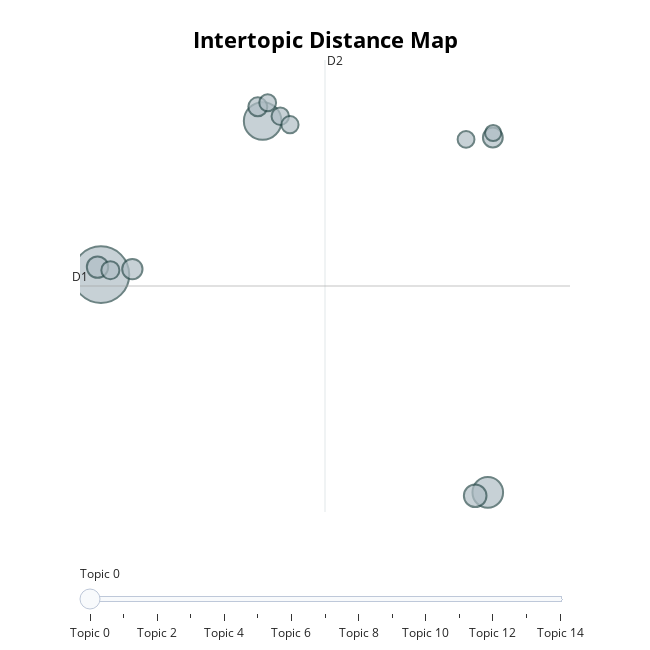

Here is the notebook cell this chart was saved with:
### Code cell
model.visualize_topics()

### Figure 1 — Plotly figure (JSON) as saved in the notebook; plotly's stock layout.template omitted (floating-point values rounded to 4 significant figures)
{"data": [{"customdata": [[0, "la | que | el | es | muy", 294], [1, "love | great | watch | works | product", 130], [2, "watch | heart | blood | blood pressure | pressure", 86], [3, "watch | sleep | use | phone | battery", 47], [4, "watch | phone | apps | app | easy", 42], [5, "s3 | frontier | gear | watch | better", 38], [6, "gift | loves | battery | watch | battery life", 36], [7, "band | wrist | watch | sweat | like", 33], [8, "na |  |  |  | ", 30], [9, "galaxy | watch | galaxy watch | google | samsung", 30], [10, "perfect | perfect good | just perfect | fantastic | good 1010", 28], [11, "use | easy | use everyday | use use | simple set", 27], [12, "lte | battery | watch | samsung | life", 26], [13, "health | lots | great | tracker | use", 26], [14, "battery | power saver | battery life | life | saver", 24]], "hovertemplate": "<b>Topic %{customdata[0]}</b><br>Words: %{customdata[1]}<br>Size: %{customdata[2]}", "legendgroup": "", "marker": {"color": "#B0BEC5", "line": {"color": "DarkSlateGrey", "width": 2}, "size": [294, 130, 86, 47, 42, 38, 36, 33, 30, 30, 28, 27, 26, 26, 24], "sizemode": "area", "sizeref": 0.1837, "symbol": "circle"}, "mode": "markers", "name": "", "orientation": "v", "showlegend": false, "type": "scatter", "x": [2.446, 5.737, 10.32, 10.06, 2.377, 3.085, 10.42, 5.638, null, 2.638, 6.095, 6.293, 9.875, 5.839, 10.43], "xaxis": "x", "y": [8.51, 20.07, -7.869, -8.126, 9.075, 8.927, 18.83, 21.13, null, 8.842, 20.43, 19.79, 18.68, 21.44, 19.17], "yaxis": "y"}], "layout": {"annotations": [{"showarrow": false, "text": "D1", "x": 2.02, "y": 7.655, "yshift": 10}, {"showarrow": false, "text": "D2", "x": 7.005, "xshift": 10, "y": 24.65}], "height": 650, "hoverlabel": {"bgcolor": "white", "font": {"family": "Rockwell", "size": 16}}, "legend": {"itemsizing": "constant", "tracegroupgap": 0}, "margin": {"t": 60}, "shapes": [{"line": {"color": "#CFD8DC", "width": 2}, "type": "line", "x0": 7.005, "x1": 7.005, "y0": -9.344, "y1": 24.65}, {"line": {"color": "#9E9E9E", "width": 2}, "type": "line", "x0": 2.02, "x1": 11.99, "y0": 7.655, "y1": 7.655}], "sliders": [{"active": 0, "pad": {"t": 50}, "steps": [{"args": [{"marker.color": [["red", "#B0BEC5", "#B0BEC5", "#B0BEC5", "#B0BEC5", "#B0BEC5", "#B0BEC5", "#B0BEC5", "#B0BEC5", "#B0BEC5", "#B0BEC5", "#B0BEC5", "#B0BEC5", "#B0BEC5", "#B0BEC5"]]}], "label": "Topic 0", "method": "update"}, {"args": [{"marker.color": [["#B0BEC5", "red", "#B0BEC5", "#B0BEC5", "#B0BEC5", "#B0BEC5", "#B0BEC5", "#B0BEC5", "#B0BEC5", "#B0BEC5", "#B0BEC5", "#B0BEC5", "#B0BEC5", "#B0BEC5", "#B0BEC5"]]}], "label": "Topic 1", "method": "update"}, {"args": [{"marker.color": [["#B0BEC5", "#B0BEC5", "red", "#B0BEC5", "#B0BEC5", "#B0BEC5", "#B0BEC5", "#B0BEC5", "#B0BEC5", "#B0BEC5", "#B0BEC5", "#B0BEC5", "#B0BEC5", "#B0BEC5", "#B0BEC5"]]}], "label": "Topic 2", "method": "update"}, {"args": [{"marker.color": [["#B0BEC5", "#B0BEC5", "#B0BEC5", "red", "#B0BEC5", "#B0BEC5", "#B0BEC5", "#B0BEC5", "#B0BEC5", "#B0BEC5", "#B0BEC5", "#B0BEC5", "#B0BEC5", "#B0BEC5", "#B0BEC5"]]}], "label": "Topic 3", "method": "update"}, {"args": [{"marker.color": [["#B0BEC5", "#B0BEC5", "#B0BEC5", "#B0BEC5", "red", "#B0BEC5", "#B0BEC5", "#B0BEC5", "#B0BEC5", "#B0BEC5", "#B0BEC5", "#B0BEC5", "#B0BEC5", "#B0BEC5", "#B0BEC5"]]}], "label": "Topic 4", "method": "update"}, {"args": [{"marker.color": [["#B0BEC5", "#B0BEC5", "#B0BEC5", "#B0BEC5", "#B0BEC5", "red", "#B0BEC5", "#B0BEC5", "#B0BEC5", "#B0BEC5", "#B0BEC5", "#B0BEC5", "#B0BEC5", "#B0BEC5", "#B0BEC5"]]}], "label": "Topic 5", "method": "update"}, {"args": [{"marker.color": [["#B0BEC5", "#B0BEC5", "#B0BEC5", "#B0BEC5", "#B0BEC5", "#B0BEC5", "red", "#B0BEC5", "#B0BEC5", "#B0BEC5", "#B0BEC5", "#B0BEC5", "#B0BEC5", "#B0BEC5", "#B0BEC5"]]}], "label": "Topic 6", "method": "update"}, {"args": [{"marker.color": [["#B0BEC5", "#B0BEC5", "#B0BEC5", "#B0BEC5", "#B0BEC5", "#B0BEC5", "#B0BEC5", "red", "#B0BEC5", "#B0BEC5", "#B0BEC5", "#B0BEC5", "#B0BEC5", "#B0BEC5", "#B0BEC5"]]}], "label": "Topic 7", "method": "update"}, {"args": [{"marker.color": [["#B0BEC5", "#B0BEC5", "#B0BEC5", "#B0BEC5", "#B0BEC5", "#B0BEC5", "#B0BEC5", "#B0BEC5", "red", "#B0BEC5", "#B0BEC5", "#B0BEC5", "#B0BEC5", "#B0BEC5", "#B0BEC5"]]}], "label": "Topic 8", "method": "update"}, {"args": [{"marker.color": [["#B0BEC5", "#B0BEC5", "#B0BEC5", "#B0BEC5", "#B0BEC5", "#B0BEC5", "#B0BEC5", "#B0BEC5", "#B0BEC5", "red", "#B0BEC5", "#B0BEC5", "#B0BEC5", "#B0BEC5", "#B0BEC5"]]}], "label": "Topic 9", "method": "update"}, {"args": [{"marker.color": [["#B0BEC5", "#B0BEC5", "#B0BEC5", "#B0BEC5", "#B0BEC5", "#B0BEC5", "#B0BEC5", "#B0BEC5", "#B0BEC5", "#B0BEC5", "red", "#B0BEC5", "#B0BEC5", "#B0BEC5", "#B0BEC5"]]}], "label": "Topic 10", "method": "update"}, {"args": [{"marker.color": [["#B0BEC5", "#B0BEC5", "#B0BEC5", "#B0BEC5", "#B0BEC5", "#B0BEC5", "#B0BEC5", "#B0BEC5", "#B0BEC5", "#B0BEC5", "#B0BEC5", "red", "#B0BEC5", "#B0BEC5", "#B0BEC5"]]}], "label": "Topic 11", "method": "update"}, {"args": [{"marker.color": [["#B0BEC5", "#B0BEC5", "#B0BEC5", "#B0BEC5", "#B0BEC5", "#B0BEC5", "#B0BEC5", "#B0BEC5", "#B0BEC5", "#B0BEC5", "#B0BEC5", "#B0BEC5", "red", "#B0BEC5", "#B0BEC5"]]}], "label": "Topic 12", "method": "update"}, {"args": [{"marker.color": [["#B0BEC5", "#B0BEC5", "#B0BEC5", "#B0BEC5", "#B0BEC5", "#B0BEC5", "#B0BEC5", "#B0BEC5", "#B0BEC5", "#B0BEC5", "#B0BEC5", "#B0BEC5", "#B0BEC5", "red", "#B0BEC5"]]}], "label": "Topic 13", "method": "update"}, {"args": [{"marker.color": [["#B0BEC5", "#B0BEC5", "#B0BEC5", "#B0BEC5", "#B0BEC5", "#B0BEC5", "#B0BEC5", "#B0BEC5", "#B0BEC5", "#B0BEC5", "#B0BEC5", "#B0BEC5", "#B0BEC5", "#B0BEC5", "red"]]}], "label": "Topic 14", "method": "update"}]}], "title": {"font": {"color": "Black", "size": 22}, "text": "<b>Intertopic Distance Map", "x": 0.5, "xanchor": "center", "y": 0.95, "yanchor": "top"}, "width": 650, "xaxis": {"anchor": "y", "domain": [0, 1], "range": [2.02, 11.99], "title": {"text": ""}, "visible": false}, "yaxis": {"anchor": "x", "domain": [0, 1], "range": [-9.344, 24.65], "title": {"text": ""}, "visible": false}}}
